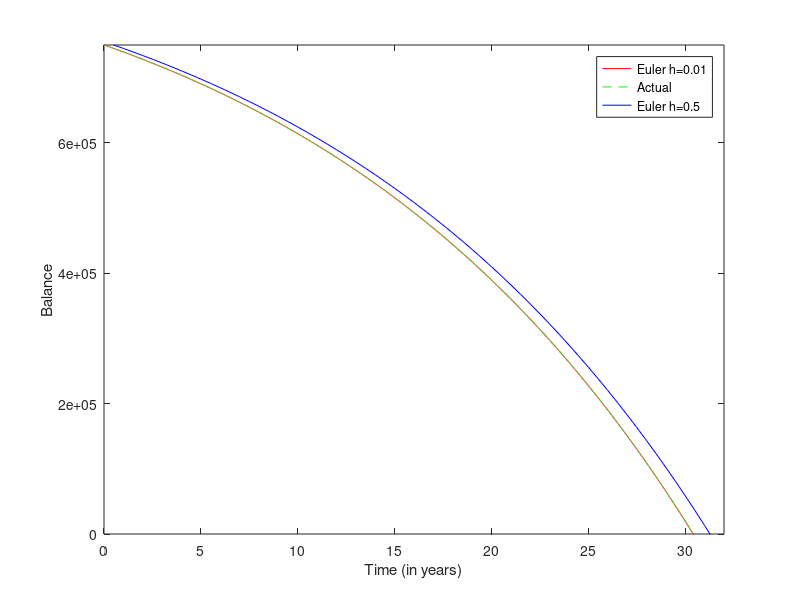

Here is the MATLAB script that generated this plot:
%Constants
%Initial Loan
yo = 750000;
%Steps per unit time (1/100 of a year)
h = .01; %tn+1 - tn 
%Interest rate
r = .05;
%Monthly payments
p = 4000;
%Initial step (just to visualize)
yn = yo + h*(r*yo - 12*p);
%Preparing while Loop \/ 
n = 1;
%Concatenating.
tn = 0:n;
yt = zeros(1,length(tn));
% Loop
while yn>0
    yn = yn + h*(r*yn - 12*p);
    yt(n) = yn;
    n = n+1;
end
%Plotting.
t = (1:length(yt)+2)*h;
yt = [750000 (yo + h*(r*yo-12*p)) yt];
plot(t,yt,'color','red');
hold on
%Actual line.
yt2 = ((-210000)*exp(0.05*t)+960000);
yt2 = [750000 yt2];
plot(h*(1:length(yt2)),yt2,'linestyle','--','color','green');
axis([0 h*(length(t)+1) 0 750000])
%Time Period.
fprintf('It takes approx %.3f years to pay the loan. \n',(length(yt)+2)*h)
%%
%Constants
%Initial Loan
yo = 750000;
%Steps per unit time (1/2 of a year)
h = .5; %tn+1 - tn 
%Interest rate
r = .05;
%Monthly payments
p = 4000;
%Initial step (just to visualize)
yn = yo + h*(r*yo - 12*p);
%Preparing while Loop \/ 
n = 1;
%Concatenating.
tn = 0:n;
yt = zeros(1,length(tn));
% Loop
while yn>0
    yn = yn + h*(r*yn - 12*p);
    yt(n) = yn;
    n = n+1;
end
%Plotting.
t = (1:length(yt)+2)*h;
yt = [750000 (yo + h*(r*yo-12*p)) yt];
plot(t,yt,'color','blue');
hold on
axis([0 h*(length(t)+1) 0 750000])
legend('Euler h=0.01','Actual','Euler h=0.5');
xlabel('Time (in years)');
ylabel('Balance');
%Time Period.
fprintf('It takes approx %.3f years to pay the loan. \n',(length(yt)+2)*h)